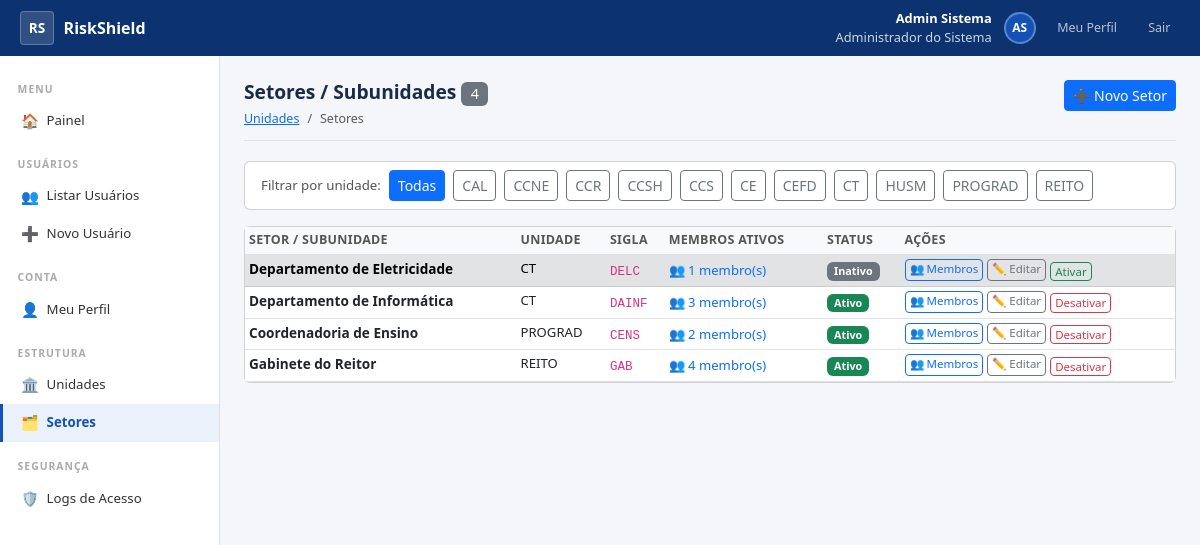
Screenshot of /setores/ (signed in) with the database file from the repository.
### accounts/models.py (models this page shows, shortened)
class Usuario(AbstractBaseUser, PermissionsMixin):
    primeiro_nome = models.CharField('Primeiro Nome', max_length=80)
    sobrenome     = models.CharField('Sobrenome',     max_length=100)
    matricula     = models.CharField('Matrícula',     max_length=20, unique=True, db_index=True)
    email         = models.EmailField('E-mail Institucional', unique=True, db_index=True)
    foto          = models.ImageField('Foto', upload_to='fotos/', blank=True, null=True)
    telefone      = models.CharField('Telefone Institucional', max_length=20, blank=True)
    cargo         = models.CharField('Cargo / Função',         max_length=120, blank=True)
    perfil = models.CharField(
        'Perfil',
        max_length=20,
        choices=Perfil.choices,
        default=Perfil.SERVIDOR,
        db_index=True,
    )
    ativo           = models.BooleanField('Ativo', default=True, db_index=True)
    conta_ativada   = models.BooleanField('Conta Ativada', default=False)
    is_staff        = models.BooleanField('Acesso Admin Django', default=False)
    criado_em       = models.DateTimeField('Criado em',    auto_now_add=True)
    atualizado_em   = models.DateTimeField('Atualizado em', auto_now=True)
    deleted_at      = models.DateTimeField('Excluído em',  null=True, blank=True, db_index=True)
    criado_por      = models.ForeignKey(
        'self', on_delete=models.SET_NULL,
        null=True, blank=True,
        related_name='usuarios_criados',
        verbose_name='Criado por',
    )
    ultimo_login_ip = models.GenericIPAddressField('IP do Último Login', null=True, blank=True)
    history = HistoricalRecords(
        history_change_reason_field=models.TextField(null=True),
        excluded_fields=['last_login', 'ultimo_login_ip'],
    )
    objects = UsuarioManager()
    USERNAME_FIELD  = 'matricula'
    REQUIRED_FIELDS = ['email', 'primeiro_nome', 'sobrenome']
    class Meta:
        verbose_name         = 'Usuário'
        verbose_name_plural  = 'Usuários'
        ordering             = ['primeiro_nome', 'sobrenome']
    def get_nome_completo(self):
        return f'{self.primeiro_nome} {self.sobrenome}'.strip()
    def get_iniciais(self):
        partes = self.get_nome_completo().split()
        if len(partes) >= 2:
            return f'{partes[0][0]}{partes[-1][0]}'.upper()
        return self.matricula[:2].upper()
    @property
    def is_admin(self):
        return self.perfil == Perfil.ADMIN
    @property
    def pode_criar_usuario(self):
        return self.perfil in (Perfil.ADMIN, Perfil.GESTOR_UNIDADE)
    @property
    def pode_gerenciar_usuarios(self):
        return self.perfil in (Perfil.ADMIN, Perfil.GESTOR_UNIDADE, Perfil.GESTOR_SETOR)
    @property
    def pode_ver_logs(self):
        return self.perfil == Perfil.ADMIN

### organizacional/models.py (models this page shows, shortened)
class Unidade(models.Model):
    TIPO_CHOICES = [
        ('REITORIA',     'Reitoria'),
        ('PRO_REITORIA', 'Pró-Reitoria'),
        ('CENTRO',       'Centro de Ensino'),
        ('ORGAO',        'Órgão Suplementar'),
        ('CAMPUS',       'Campus'),
    ]
    nome       = models.CharField('Nome', max_length=200)
    sigla      = models.CharField('Sigla', max_length=20, blank=True)
    tipo       = models.CharField('Tipo', max_length=20, choices=TIPO_CHOICES)
    ativo      = models.BooleanField('Ativo', default=True)
    deleted_at = models.DateTimeField('Excluído em', null=True, blank=True)
    criado_em  = models.DateTimeField('Criado em', auto_now_add=True)
    history    = HistoricalRecords()
    class Meta:
        verbose_name         = 'Unidade'
        verbose_name_plural  = 'Unidades'
        ordering             = ['nome']

class Setor(models.Model):
    unidade    = models.ForeignKey(Unidade, on_delete=models.PROTECT, related_name='setores')
    nome       = models.CharField('Nome', max_length=200)
    sigla      = models.CharField('Sigla', max_length=20, blank=True)
    ativo      = models.BooleanField('Ativo', default=True)
    deleted_at = models.DateTimeField('Excluído em', null=True, blank=True)
    criado_em  = models.DateTimeField('Criado em', auto_now_add=True)
    history    = HistoricalRecords()
    class Meta:
        verbose_name         = 'Setor / Subunidade'
        verbose_name_plural  = 'Setores / Subunidades'
        ordering             = ['unidade__nome', 'nome']

### organizacional/views.py (the view)
# urls.py: path('setores/',                     views.lista_setores,   name='lista_setores'),
@requer_pode_criar_usuario
def lista_setores(request):
    unidade_id = request.GET.get('unidade')
    unidade_sel = None
    if unidade_id:
        unidade_sel = get_object_or_404(Unidade, pk=unidade_id)
    setores  = _qs_setores(request.user, unidade=unidade_sel)
    unidades = _qs_unidades(request.user)
    return render(request, 'organizacional/lista_setores.html', {
        'setores':     setores,
        'total':       setores.count(),
        'unidades':    unidades,
        'unidade_sel': unidade_sel,
    })

### accounts/managers.py (called while the page is built)
    def get_queryset(self):
        return super().get_queryset().filter(deleted_at__isnull=True)

### organizacional/views.py (called while the page is built, shortened)
def _qs_unidades(usuario):
    if usuario.is_admin:
        return Unidade.objects.all().order_by('nome')
    unid_ids = usuario.usuario_setores.filter(ativo=True).values_list(
        'setor__unidade_id', flat=True
    )
    return Unidade.objects.filter(id__in=unid_ids).order_by('nome')

def _qs_setores(usuario, unidade=None):
    if usuario.is_admin:
        qs = Setor.objects.select_related('unidade').order_by('unidade__nome', 'nome')
    if unidade:
        qs = qs.filter(unidade=unidade)
    return qs

### templates/organizacional/lista_setores.html (shortened to what this page needs)
{% extends 'base_sistema.html' %}
{% block content %}
<div class="page-header d-flex justify-content-between align-items-start">
  <div>
    <h1>
      Setores / Subunidades
      <span class="badge bg-secondary fw-normal">{{ total }}</span>
    </h1>
    <ol class="breadcrumb mb-0">
      <li class="breadcrumb-item"><a href="{% url 'lista_unidades' %}">Unidades</a></li>
      <li class="breadcrumb-item active">Setores</li>
    </ol>
  </div>
  <a href="{% url 'novo_setor' %}{% if unidade_sel %}?unidade={{ unidade_sel.pk }}{% endif %}" class="btn btn-primary btn-sm">
    ➕ Novo Setor
  </a>
</div>
{% if unidades %}
<div class="card mb-3">
  <div class="card-body py-2">
    <form method="get" class="d-flex gap-2 align-items-center flex-wrap">
      <span style="font-size:.83rem; color:#555;">Filtrar por unidade:</span>
      <a href="{% url 'lista_setores' %}"
         class="btn btn-sm {% if not unidade_sel %}btn-primary{% else %}btn-outline-secondary{% endif %}">
        Todas
      </a>
      {% for u in unidades %}
      <a href="{% url 'lista_setores' %}?unidade={{ u.pk }}"
         class="btn btn-sm {% if unidade_sel.pk == u.pk %}btn-primary{% else %}btn-outline-secondary{% endif %}">
        {{ u.sigla|default:u.nome|truncatechars:15 }}
      </a>
      {% endfor %}
    </form>
  </div>
</div>
{% endif %}
{% if not setores %}
<div class="card">
  <div class="card-body text-center py-5 text-muted">
    <div style="font-size:3rem;">🗂️</div>
    <p class="mt-2">Nenhum setor encontrado.</p>
    <a href="{% url 'novo_setor' %}" class="btn btn-primary btn-sm">Cadastrar primeiro setor</a>
  </div>
</div>
{% else %}
<div class="card">
  <div class="card-body p-0">
    <table class="table table-hover table-sm mb-0 table-gov">
      <thead>
        <tr>
          <th>Setor / Subunidade</th>
          <th>Unidade</th>
          <th>Sigla</th>
          <th>Membros ativos</th>
          <th>Status</th>
          <th>Ações</th>
        </tr>
      </thead>
      <tbody>
        {% for s in setores %}
        <tr class="{% if not s.ativo %}table-secondary text-muted{% endif %}">
          <td>
            <div style="font-weight:600; font-size:.85rem;">{{ s.nome }}</div>
          </td>
          <td style="font-size:.82rem;">{{ s.unidade.sigla|default:s.unidade.nome }}</td>
          <td>
            {% if s.sigla %}
            <code style="font-size:.78rem;">{{ s.sigla }}</code>
            {% else %}<span class="text-muted">—</span>{% endif %}
          </td>
          <td>
            <a href="{% url 'vinculos_setor' s.pk %}" style="font-size:.82rem; text-decoration:none;">
              👥 {{ s.membros.filter.count }} membro(s)
            </a>
          </td>
          <td>
            {% if s.ativo %}
            <span class="badge bg-success">Ativo</span>
            {% else %}
            <span class="badge bg-secondary">Inativo</span>
            {% endif %}
          </td>
          <td>
            <div class="d-flex gap-1">
              <a href="{% url 'vinculos_setor' s.pk %}" class="btn btn-outline-primary btn-sm py-0 px-1" style="font-size:.72rem;">
                👥 Membros
              </a>
              <a href="{% url 'editar_setor' s.pk %}" class="btn btn-outline-secondary btn-sm py-0 px-1" style="font-size:.72rem;">
                ✏️ Editar
              </a>
              <form method="post" action="{% url 'toggle_setor' s.pk %}" style="display:inline;" onsubmit="return confirm('Confirmar?');">
                <button class="btn btn-sm py-0 px-1 {% if s.ativo %}btn-outline-danger{% else %}btn-outline-success{% endif %}" style="font-size:.72rem;">
                  {% if s.ativo %}Desativar{% else %}Ativar{% endif %}
                </button>
              </form>
            </div>
          </td>
        </tr>
        {% endfor %}
      </tbody>
    </table>
  </div>
</div>
{% endif %}
{% endblock %}

### templates/base_sistema.html (shortened to what this page needs)
{% load static %}
<!DOCTYPE html>
<html lang="pt-BR">
<head>
  <link href="https://cdn.jsdelivr.net/npm/bootstrap@5.3.0/dist/css/bootstrap.min.css" rel="stylesheet">
  <link rel="stylesheet" href="{% static 'css/styles_sistema.css' %}">
</head>
<body>
<div class="topbar">
  <a href="{% url 'painel' %}" class="topbar-brand">
    <div class="topbar-logo">RS</div>
    RiskShield
  </a>
  <div class="topbar-right">
    <div class="topbar-user text-end">
      <strong>{{ request.user.primeiro_nome }} {{ request.user.sobrenome }}</strong>
      {{ request.user.get_perfil_display }}
    </div>
    <div class="topbar-avatar">
      {% if request.user.foto %}<img src="{{ request.user.foto.url }}" alt="">
      {% else %}{{ request.user.get_iniciais }}{% endif %}
    </div>
    <a href="{% url 'meu_perfil' %}" class="topbar-btn">Meu Perfil</a>
    <a href="{% url 'logout' %}" class="topbar-btn">Sair</a>
  </div>
</div>
<div class="app-body">
  <nav class="sidebar">
    <div class="sidebar-section-title">Menu</div>
    <a href="{% url 'painel' %}" class="sidebar-link {% if request.resolver_match.url_name == 'painel' %}active{% endif %}">
      <span class="sidebar-icon">🏠</span> Painel
    </a>
    {% if request.user.pode_gerenciar_usuarios %}
    <div class="sidebar-section-title" style="margin-top:.5rem;">Usuários</div>
    <a href="{% url 'lista_usuarios' %}" class="sidebar-link {% if request.resolver_match.url_name == 'lista_usuarios' %}active{% endif %}">
      <span class="sidebar-icon">👥</span> Listar Usuários
    </a>
    {% if request.user.pode_criar_usuario %}
    <a href="{% url 'cadastro_usuario' %}" class="sidebar-link {% if request.resolver_match.url_name == 'cadastro_usuario' %}active{% endif %}">
      <span class="sidebar-icon">➕</span> Novo Usuário
    </a>
    {% endif %}
    {% endif %}
    <div class="sidebar-section-title" style="margin-top:.5rem;">Conta</div>
    <a href="{% url 'meu_perfil' %}" class="sidebar-link {% if request.resolver_match.url_name == 'meu_perfil' %}active{% endif %}">
      <span class="sidebar-icon">👤</span> Meu Perfil
    </a>
    {% if request.user.pode_criar_usuario %}
    <div class="sidebar-section-title" style="margin-top:.5rem;">Estrutura</div>
    <a href="{% url 'lista_unidades' %}" class="sidebar-link {% if 'unidade' in request.resolver_match.url_name %}active{% endif %}">
      <span class="sidebar-icon">🏛️</span> Unidades
    </a>
    <a href="{% url 'lista_setores' %}" class="sidebar-link {% if 'setor' in request.resolver_match.url_name %}active{% endif %}">
      <span class="sidebar-icon">🗂️</span> Setores
    </a>
    {% endif %}
    {% if request.user.pode_ver_logs %}
    <div class="sidebar-section-title" style="margin-top:.5rem;">Segurança</div>
    <a href="{% url 'logs_acesso' %}" class="sidebar-link {% if request.resolver_match.url_name == 'logs_acesso' %}active{% endif %}">
      <span class="sidebar-icon">🛡️</span> Logs de Acesso
    </a>
    {% endif %}
  </nav>
  <div class="main-area">
    {% block content %}{% endblock %}
  </div>
</div>
</body>
</html>

### static/css/styles_sistema.css (style rules this page uses)
:root { --gov-blue: #1351B4; --gov-dark: #0C326F; }
body { background: #f4f6f9; font-size: .9rem; }
.topbar { background: var(--gov-dark); height: 56px; display: flex; align-items: center; padding: 0 1.25rem; position: sticky; top: 0; z-index: 1000; }
.topbar-brand { color: #fff; font-weight: 700; font-size: 1rem; text-decoration: none; display: flex; align-items: center; gap: .6rem; }
.topbar-logo { width: 34px; height: 34px; background: rgba(255, 255, 255, .15); border: 1px solid rgba(255, 255, 255, .25); border-radius: 4px; display: flex; align-items: center; justify-content: center; font-weight: 800; font-size: .85rem; color: #fff; }
.topbar-right { margin-left: auto; display: flex; align-items: center; gap: .75rem; }
.topbar-user { color: rgba(255, 255, 255, .8); font-size: .8rem; }
.topbar-user strong { color: #fff; display: block; }
.topbar-avatar { width: 32px; height: 32px; border-radius: 50%; background: var(--gov-blue); border: 2px solid rgba(255, 255, 255, .3); display: flex; align-items: center; justify-content: center; color: #fff; font-weight: 700; font-size: .75rem; overflow: hidden; flex-shrink: 0; }
.topbar-btn { color: rgba(255, 255, 255, .7); text-decoration: none; font-size: .78rem; padding: .3rem .6rem; border-radius: 3px; transition: background .15s; }
.sidebar { width: 220px; background: #fff; border-right: 1px solid #dee2e6; min-height: calc(100vh - 56px); padding: 1rem 0; flex-shrink: 0; }
.sidebar-section-title { font-size: .65rem; font-weight: 700; color: #aaa; letter-spacing: 1px; text-transform: uppercase; padding: .6rem 1.1rem .3rem; }
.sidebar-link { display: flex; align-items: center; gap: .5rem; padding: .5rem 1.1rem; color: #333; text-decoration: none; font-size: .83rem; border-left: 3px solid transparent; transition: all .15s; }
.sidebar-link.active { background: #ebf1fb; color: var(--gov-blue); font-weight: 600; border-left-color: var(--gov-blue); }
.sidebar-icon { width: 18px; text-align: center; font-size: .9rem; }
.app-body { display: flex; min-height: calc(100vh - 56px); }
.main-area { flex: 1; padding: 1.5rem; overflow: hidden; }
.page-header { margin-bottom: 1.25rem; padding-bottom: .75rem; border-bottom: 1px solid #dee2e6; }
.page-header h1 { font-size: 1.2rem; font-weight: 700; color: #1a2b4a; margin: 0; }
.page-header .breadcrumb { font-size: .78rem; margin: .2rem 0 0; }
.table-gov th { background: #f8f9fa; font-size: .78rem; font-weight: 700; text-transform: uppercase; letter-spacing: .3px; color: #555; }

### rows the page displays
Usuario: user.primeiro_nome "Admin", user.sobrenome "Sistema", user.perfil "Administrador do Sistema", user.get_iniciais "AS"
Unidade: sigla "CAL"
Unidade: sigla "CCNE"
Unidade: sigla "CCR"
Unidade: sigla "CCSH"
Unidade: sigla "CCS"
Unidade: sigla "CE"
Unidade: sigla "CEFD"
Unidade: sigla "CT"
Unidade: sigla "HUSM"
Unidade: sigla "PROGRAD"
Unidade: sigla "REITO"
Setor: nome "Departamento de Eletricidade", unidade.sigla "CT", sigla "DELC", membros.filter.count "1", ativo "Inativo"
Setor: nome "Departamento de Informática", unidade.sigla "CT", sigla "DAINF", membros.filter.count "3", ativo "Ativo"
Setor: nome "Coordenadoria de Ensino", unidade.sigla "PROGRAD", sigla "CENS", membros.filter.count "2", ativo "Ativo"
Setor: nome "Gabinete do Reitor", unidade.sigla "REITO", sigla "GAB", membros.filter.count "4", ativo "Ativo"

### other values shown
{{ total }} "4"
